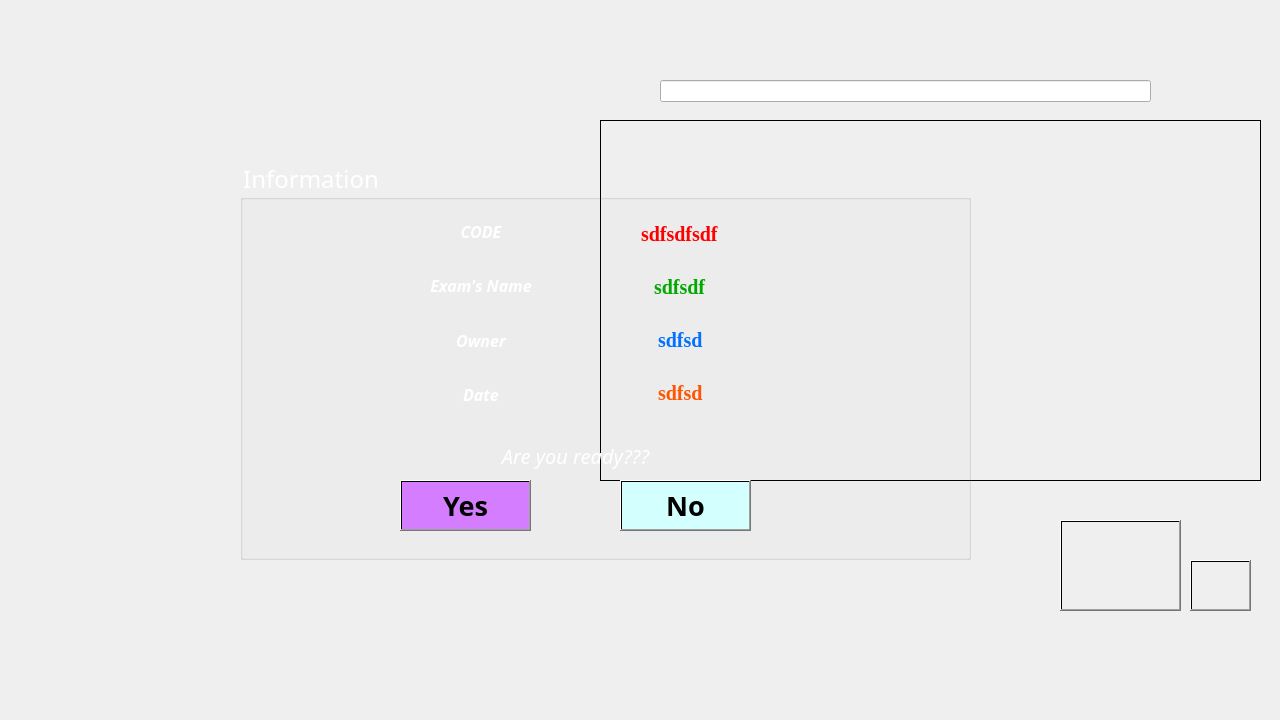
<?xml version="1.0" encoding="UTF-8"?>
<ui version="4.0">
 <class>Exam</class>
 <widget class="QDialog" name="Exam">
  <property name="geometry">
   <rect>
    <x>0</x>
    <y>0</y>
    <width>1280</width>
    <height>720</height>
   </rect>
  </property>
  <property name="minimumSize">
   <size>
    <width>1280</width>
    <height>720</height>
   </size>
  </property>
  <property name="maximumSize">
   <size>
    <width>1280</width>
    <height>720</height>
   </size>
  </property>
  <property name="windowTitle">
   <string>Dialog</string>
  </property>
  <widget class="QPushButton" name="home">
   <property name="geometry">
    <rect>
     <x>1190</x>
     <y>560</y>
     <width>61</width>
     <height>51</height>
    </rect>
   </property>
   <property name="styleSheet">
    <string notr="true">background-color: qradialgradient(spread:pad, cx:0.5, cy:0.5, radius:0.5, fx:0.5, fy:0.5, stop:0 rgba(0, 0, 0, 0), stop:1 rgba(0, 0, 0, 0));</string>
   </property>
   <property name="text">
    <string/>
   </property>
   <property name="icon">
    <iconset resource="img.qrc">
     <normaloff>:/new/icon/img/home.png</normaloff>:/new/icon/img/home.png</iconset>
   </property>
   <property name="iconSize">
    <size>
     <width>50</width>
     <height>50</height>
    </size>
   </property>
  </widget>
  <widget class="QPushButton" name="pushButton_8">
   <property name="geometry">
    <rect>
     <x>1060</x>
     <y>520</y>
     <width>121</width>
     <height>91</height>
    </rect>
   </property>
   <property name="cursor">
    <cursorShape>PointingHandCursor</cursorShape>
   </property>
   <property name="styleSheet">
    <string notr="true">background-color: qradialgradient(spread:pad, cx:0.5, cy:0.5, radius:0.5, fx:0.5, fy:0.5, stop:0 rgba(0, 0, 0, 0), stop:1 rgba(0, 0, 0, 0));
</string>
   </property>
   <property name="text">
    <string/>
   </property>
   <property name="icon">
    <iconset resource="img.qrc">
     <normaloff>:/new/icon/img/add.png</normaloff>:/new/icon/img/add.png</iconset>
   </property>
   <property name="iconSize">
    <size>
     <width>96</width>
     <height>96</height>
    </size>
   </property>
   <property name="autoDefault">
    <bool>false</bool>
   </property>
   <property name="flat">
    <bool>false</bool>
   </property>
  </widget>
  <widget class="QTableView" name="tableView">
   <property name="geometry">
    <rect>
     <x>600</x>
     <y>120</y>
     <width>661</width>
     <height>361</height>
    </rect>
   </property>
   <property name="cursor" stdset="0">
    <cursorShape>PointingHandCursor</cursorShape>
   </property>
   <property name="styleSheet">
    <string notr="true">background-color: qradialgradient(spread:pad, cx:0.5, cy:0.5, radius:0.5, fx:0.5, fy:0.5, stop:0 rgba(0, 0, 0, 0), stop:1 rgba(0, 0, 0, 0));</string>
   </property>
   <property name="textElideMode">
    <enum>Qt::ElideMiddle</enum>
   </property>
   <property name="sortingEnabled">
    <bool>false</bool>
   </property>
   <property name="wordWrap">
    <bool>false</bool>
   </property>
  </widget>
  <widget class="QGroupBox" name="infor">
   <property name="geometry">
    <rect>
     <x>240</x>
     <y>160</y>
     <width>731</width>
     <height>400</height>
    </rect>
   </property>
   <property name="font">
    <font>
     <family>Modern No. 20</family>
     <pointsize>18</pointsize>
    </font>
   </property>
   <property name="styleSheet">
    <string notr="true">
color: rgb(255, 255, 255);

background-color: qradialgradient(spread:pad, cx:0.5, cy:0.5, radius:0.5, fx:0.5, fy:0.5, stop:0 rgba(0, 0, 0, 0), stop:1 rgba(0, 0, 0, 0));
</string>
   </property>
   <property name="title">
    <string>Information</string>
   </property>
   <widget class="QWidget" name="verticalLayoutWidget">
    <property name="geometry">
     <rect>
      <x>170</x>
      <y>40</y>
      <width>142</width>
      <height>232</height>
     </rect>
    </property>
    <layout class="QVBoxLayout" name="verticalLayout">
     <item>
      <widget class="QLabel" name="label_6">
       <property name="maximumSize">
        <size>
         <width>16777215</width>
         <height>50</height>
        </size>
       </property>
       <property name="font">
        <font>
         <family>Microsoft YaHei</family>
         <pointsize>12</pointsize>
         <weight>75</weight>
         <italic>true</italic>
         <bold>true</bold>
        </font>
       </property>
       <property name="styleSheet">
        <string notr="true">margin-top: 20px;
color: rgb(255, 255, 255);
margin-bottom: 7px;
background-color: qradialgradient(spread:pad, cx:0.5, cy:0.5, radius:0.5, fx:0.5, fy:0.5, stop:0 rgba(0, 0, 0, 0), stop:1 rgba(0, 0, 0, 0));
border-width : 0px;</string>
       </property>
       <property name="text">
        <string>CODE</string>
       </property>
       <property name="alignment">
        <set>Qt::AlignCenter</set>
       </property>
      </widget>
     </item>
     <item>
      <widget class="QLabel" name="label_8">
       <property name="font">
        <font>
         <family>Microsoft YaHei</family>
         <pointsize>12</pointsize>
         <weight>75</weight>
         <italic>true</italic>
         <bold>true</bold>
        </font>
       </property>
       <property name="styleSheet">
        <string notr="true">margin-top: 15px;
color: rgb(255, 255, 255);
margin-bottom: 12px;
background-color: qradialgradient(spread:pad, cx:0.5, cy:0.5, radius:0.5, fx:0.5, fy:0.5, stop:0 rgba(0, 0, 0, 0), stop:1 rgba(0, 0, 0, 0));
border-width : 0px;</string>
       </property>
       <property name="text">
        <string>Exam's Name</string>
       </property>
       <property name="alignment">
        <set>Qt::AlignCenter</set>
       </property>
      </widget>
     </item>
     <item>
      <widget class="QLabel" name="label_5">
       <property name="font">
        <font>
         <family>Microsoft YaHei</family>
         <pointsize>12</pointsize>
         <weight>75</weight>
         <italic>true</italic>
         <bold>true</bold>
        </font>
       </property>
       <property name="styleSheet">
        <string notr="true">margin-top: 10px;
color: rgb(255, 255, 255);
margin-bottom: 17px;
background-color: qradialgradient(spread:pad, cx:0.5, cy:0.5, radius:0.5, fx:0.5, fy:0.5, stop:0 rgba(0, 0, 0, 0), stop:1 rgba(0, 0, 0, 0));
border-width : 0px;</string>
       </property>
       <property name="text">
        <string>Owner</string>
       </property>
       <property name="alignment">
        <set>Qt::AlignCenter</set>
       </property>
      </widget>
     </item>
     <item>
      <widget class="QLabel" name="label_7">
       <property name="font">
        <font>
         <family>Microsoft YaHei</family>
         <pointsize>12</pointsize>
         <weight>75</weight>
         <italic>true</italic>
         <bold>true</bold>
        </font>
       </property>
       <property name="styleSheet">
        <string notr="true">margin-top: 2px;
color: rgb(255, 255, 255);
margin-bottom: 22px;
background-color: qradialgradient(spread:pad, cx:0.5, cy:0.5, radius:0.5, fx:0.5, fy:0.5, stop:0 rgba(0, 0, 0, 0), stop:1 rgba(0, 0, 0, 0));
border-width : 0px;</string>
       </property>
       <property name="text">
        <string>Date</string>
       </property>
       <property name="alignment">
        <set>Qt::AlignCenter</set>
       </property>
      </widget>
     </item>
    </layout>
   </widget>
   <widget class="QWidget" name="verticalLayoutWidget_2">
    <property name="geometry">
     <rect>
      <x>330</x>
      <y>40</y>
      <width>221</width>
      <height>231</height>
     </rect>
    </property>
    <layout class="QVBoxLayout" name="verticalLayout_2">
     <item>
      <widget class="QLineEdit" name="code">
       <property name="font">
        <font>
         <family>Times New Roman</family>
         <pointsize>15</pointsize>
         <weight>75</weight>
         <bold>true</bold>
        </font>
       </property>
       <property name="styleSheet">
        <string notr="true">background-color: qradialgradient(spread:pad, cx:0.5, cy:0.5, radius:0.5, fx:0.5, fy:0.5, stop:0 rgba(0, 0, 0, 0), stop:1 rgba(0, 0, 0, 0));
border-width : 0px;
color: rgb(255, 0, 0);


</string>
       </property>
       <property name="text">
        <string>sdfsdfsdf</string>
       </property>
       <property name="frame">
        <bool>false</bool>
       </property>
       <property name="alignment">
        <set>Qt::AlignCenter</set>
       </property>
       <property name="readOnly">
        <bool>true</bool>
       </property>
      </widget>
     </item>
     <item>
      <widget class="QLineEdit" name="examName">
       <property name="font">
        <font>
         <family>Times New Roman</family>
         <pointsize>15</pointsize>
         <weight>75</weight>
         <bold>true</bold>
        </font>
       </property>
       <property name="styleSheet">
        <string notr="true">background-color: qradialgradient(spread:pad, cx:0.5, cy:0.5, radius:0.5, fx:0.5, fy:0.5, stop:0 rgba(0, 0, 0, 0), stop:1 rgba(0, 0, 0, 0));
border-width : 0px;
color: rgb(0, 168, 0);
</string>
       </property>
       <property name="text">
        <string>sdfsdf</string>
       </property>
       <property name="frame">
        <bool>false</bool>
       </property>
       <property name="alignment">
        <set>Qt::AlignCenter</set>
       </property>
      </widget>
     </item>
     <item>
      <widget class="QLineEdit" name="userAccoung">
       <property name="font">
        <font>
         <family>Times New Roman</family>
         <pointsize>15</pointsize>
         <weight>75</weight>
         <bold>true</bold>
        </font>
       </property>
       <property name="styleSheet">
        <string notr="true">background-color: qradialgradient(spread:pad, cx:0.5, cy:0.5, radius:0.5, fx:0.5, fy:0.5, stop:0 rgba(0, 0, 0, 0), stop:1 rgba(0, 0, 0, 0));
border-width : 0px;
color: rgb(3, 112, 255);</string>
       </property>
       <property name="text">
        <string>sdfsd</string>
       </property>
       <property name="frame">
        <bool>false</bool>
       </property>
       <property name="alignment">
        <set>Qt::AlignCenter</set>
       </property>
       <property name="readOnly">
        <bool>true</bool>
       </property>
      </widget>
     </item>
     <item>
      <widget class="QLineEdit" name="dateTime">
       <property name="font">
        <font>
         <family>Times New Roman</family>
         <pointsize>15</pointsize>
         <weight>75</weight>
         <bold>true</bold>
        </font>
       </property>
       <property name="styleSheet">
        <string notr="true">background-color: qradialgradient(spread:pad, cx:0.5, cy:0.5, radius:0.5, fx:0.5, fy:0.5, stop:0 rgba(0, 0, 0, 0), stop:1 rgba(0, 0, 0, 0));
border-width : 0px;
color: rgb(255, 85, 0);</string>
       </property>
       <property name="text">
        <string>sdfsd</string>
       </property>
       <property name="frame">
        <bool>false</bool>
       </property>
       <property name="alignment">
        <set>Qt::AlignCenter</set>
       </property>
       <property name="readOnly">
        <bool>true</bool>
       </property>
      </widget>
     </item>
    </layout>
   </widget>
   <widget class="QPushButton" name="yes">
    <property name="geometry">
     <rect>
      <x>160</x>
      <y>320</y>
      <width>131</width>
      <height>51</height>
     </rect>
    </property>
    <property name="font">
     <font>
      <family>Kristen ITC</family>
      <pointsize>20</pointsize>
      <weight>75</weight>
      <bold>true</bold>
     </font>
    </property>
    <property name="cursor">
     <cursorShape>OpenHandCursor</cursorShape>
    </property>
    <property name="styleSheet">
     <string notr="true">color: rgb(0, 0, 0);
background-color: qlineargradient(spread:pad, x1:0.97, y1:0.954773, x2:0, y2:0, stop:1 rgba(212, 125, 255, 255));</string>
    </property>
    <property name="text">
     <string>Yes</string>
    </property>
   </widget>
   <widget class="QPushButton" name="no">
    <property name="geometry">
     <rect>
      <x>380</x>
      <y>320</y>
      <width>131</width>
      <height>51</height>
     </rect>
    </property>
    <property name="font">
     <font>
      <family>Kristen ITC</family>
      <pointsize>20</pointsize>
      <weight>75</weight>
      <bold>true</bold>
     </font>
    </property>
    <property name="cursor">
     <cursorShape>OpenHandCursor</cursorShape>
    </property>
    <property name="styleSheet">
     <string notr="true">color: rgb(0, 0, 0);
background-color: qlineargradient(spread:pad, x1:0.97, y1:0.954773, x2:0, y2:0, stop:1 rgba(212, 255, 255, 255));</string>
    </property>
    <property name="text">
     <string>No</string>
    </property>
   </widget>
   <widget class="QLabel" name="label">
    <property name="geometry">
     <rect>
      <x>20</x>
      <y>280</y>
      <width>631</width>
      <height>31</height>
     </rect>
    </property>
    <property name="font">
     <font>
      <family>OCR A Extended</family>
      <pointsize>15</pointsize>
      <italic>true</italic>
     </font>
    </property>
    <property name="styleSheet">
     <string notr="true">background-color: qradialgradient(spread:pad, cx:0.5, cy:0.5, radius:0.5, fx:0.5, fy:0.5, stop:0 rgba(0, 0, 0, 0), stop:1 rgba(0, 0, 0, 0));
color: rgb(255, 255, 255);
border-width : 0px;
</string>
    </property>
    <property name="text">
     <string>Are you ready???</string>
    </property>
    <property name="alignment">
     <set>Qt::AlignCenter</set>
    </property>
   </widget>
  </widget>
  <widget class="QLabel" name="label_2">
   <property name="geometry">
    <rect>
     <x>0</x>
     <y>0</y>
     <width>1280</width>
     <height>720</height>
    </rect>
   </property>
   <property name="text">
    <string/>
   </property>
   <property name="pixmap">
    <pixmap resource="img.qrc">:/new/image/img/exam3.jpg</pixmap>
   </property>
   <property name="scaledContents">
    <bool>true</bool>
   </property>
  </widget>
  <widget class="QLabel" name="label_3">
   <property name="geometry">
    <rect>
     <x>240</x>
     <y>160</y>
     <width>731</width>
     <height>400</height>
    </rect>
   </property>
   <property name="text">
    <string/>
   </property>
   <property name="pixmap">
    <pixmap resource="img.qrc">:/new/image/img/infor.jpg</pixmap>
   </property>
  </widget>
  <widget class="QLineEdit" name="lineEdit">
   <property name="geometry">
    <rect>
     <x>660</x>
     <y>80</y>
     <width>491</width>
     <height>22</height>
    </rect>
   </property>
  </widget>
  <widget class="QLabel" name="label_4">
   <property name="geometry">
    <rect>
     <x>1160</x>
     <y>70</y>
     <width>51</width>
     <height>41</height>
    </rect>
   </property>
   <property name="text">
    <string/>
   </property>
   <property name="pixmap">
    <pixmap resource="img.qrc">:/new/image/img/589.png</pixmap>
   </property>
   <property name="scaledContents">
    <bool>true</bool>
   </property>
  </widget>
  <zorder>label_2</zorder>
  <zorder>home</zorder>
  <zorder>pushButton_8</zorder>
  <zorder>tableView</zorder>
  <zorder>label_3</zorder>
  <zorder>infor</zorder>
  <zorder>lineEdit</zorder>
  <zorder>label_4</zorder>
 </widget>
 <tabstops>
  <tabstop>home</tabstop>
 </tabstops>
 <resources>
  <include location="img.qrc"/>
 </resources>
 <connections/>
</ui>
